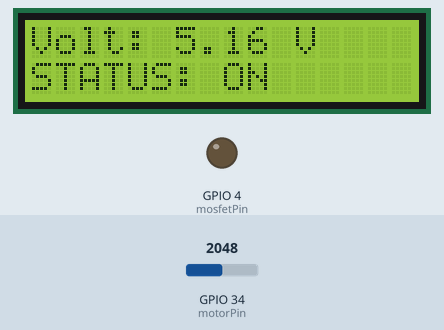
Simulated run of this sketch. Board: ESP32. Shown: 16×2 character LCD, output pins drawn as LEDs (lit = HIGH). The test bench sets the inputs (shaded band); at power-on: GPIO 34 (motorPin) = 2048. Nothing arrives over Bluetooth unless stated.

Above: at 3.2 s.
3.3 s: GPIO 34 (motorPin) set to 846
At 4.2 s:
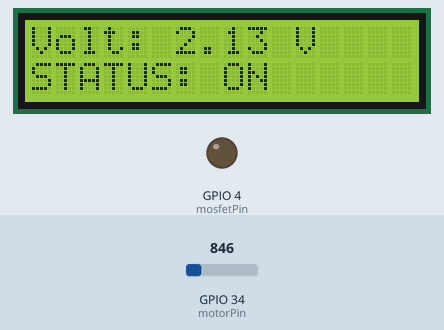
4.9 s: GPIO 34 (motorPin) set to 758
At 5.9 s:
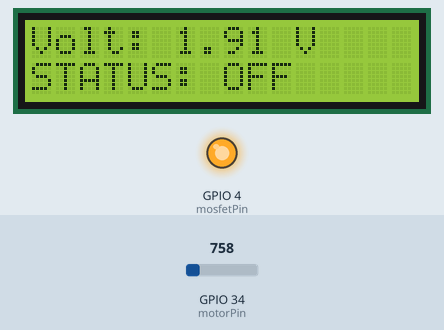
6.5 s: GPIO 34 (motorPin) set to 2047
At 7.6 s:
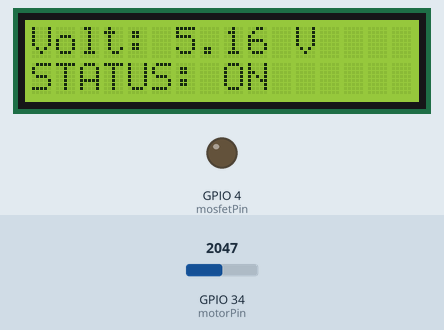
Timing chart, 0 to 9.5 s (numbered marks = the images above; inputs shaded):
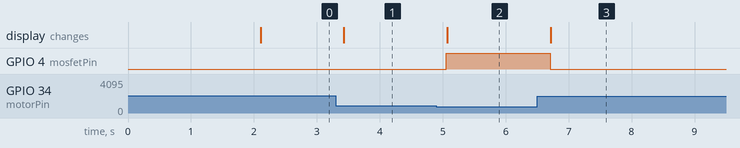

The sketch:

sketch_may15a.ino
```cpp
#include <Wire.h>
#include <LiquidCrystal_I2C.h>
#include "BluetoothSerial.h"

// Bluetooth Serial object initialization
BluetoothSerial SerialBT;

// LCD initialization (Address: 0x27) - SDA=GPIO 21, SCL=GPIO 22
LiquidCrystal_I2C lcd(0x27, 16, 2);

// Hardware Pin Definitions
const int motorPin = 34;   // Analog input pin for Generator voltage sensing
const int mosfetPin = 4;   // Control pin for the BJT/MOSFET switching matrix

void setup() {
  // Initialize hardware serial for debugging
  Serial.begin(115200);

  // Initialize Bluetooth with the project SSID
  SerialBT.begin("VibTronics");

  // Initialize I2C communication and LCD display
  Wire.begin(21, 22);
  lcd.init();
  lcd.backlight();

  // Configure switching pin as Output
  pinMode(mosfetPin, OUTPUT);
  digitalWrite(mosfetPin, LOW); // Default state: LOAD OFF

  // System startup splash screen
  lcd.setCursor(0, 0);
  lcd.print("System Loading..");
  delay(2000);
  lcd.clear();
}

void loop() {
  // Read raw ADC value (Range: 0 - 4095)
  int raw = analogRead(motorPin);

  // Convert raw value to voltage based on ESP32 3.3V reference
  float vOut = raw * (3.3 / 4095.0);

  // Calculate Actual Generator Voltage based on the Voltage Divider (10k & 4.7k)
  float vGen = vOut / (4.7 / (10.0 + 4.7));

  // --- 1. Local LCD Monitoring ---
  lcd.setCursor(0, 0);
  lcd.print("Volt: ");
  lcd.print(vGen, 2);
  lcd.print(" V   ");

  // --- 2. Wireless Bluetooth Telemetry ---
  SerialBT.print("Voltage: ");
  SerialBT.print(vGen);
  SerialBT.println(" V");

  lcd.setCursor(0, 1);

  // --- 3. Switching Control Logic ---
  // Trigger threshold set to 2.0V to filter out low-level noise
  if (vGen >= 2.0) {
    // Load Activation Logic
    digitalWrite(mosfetPin, LOW); // Specific hardware configuration for active state
    lcd.print("STATUS: ON     ");
    SerialBT.println(">> LOAD IS ON");
  } else {
    // Load Deactivation Logic
    digitalWrite(mosfetPin, HIGH);
    lcd.print("STATUS: OFF    ");
    SerialBT.println(">> LOAD IS OFF");
  }

  // Update frequency: 3.3Hz
  delay(300);
}
```

Measured:
- the behaviour switches between 794 and 793 on GPIO 34 (motorPin) (found by bisection; images 1 and 2)
- after the input at 3.3 s, the display: changes after 0.13 s (image 1)
- after the input at 4.9 s, GPIO 4 (mosfetPin): LOW → HIGH after 0.16 s; the display: changes after 0.17 s (image 2)
- after the input at 6.5 s, GPIO 4 (mosfetPin): HIGH → LOW after 0.21 s; the display: changes after 0.22 s (image 3)
